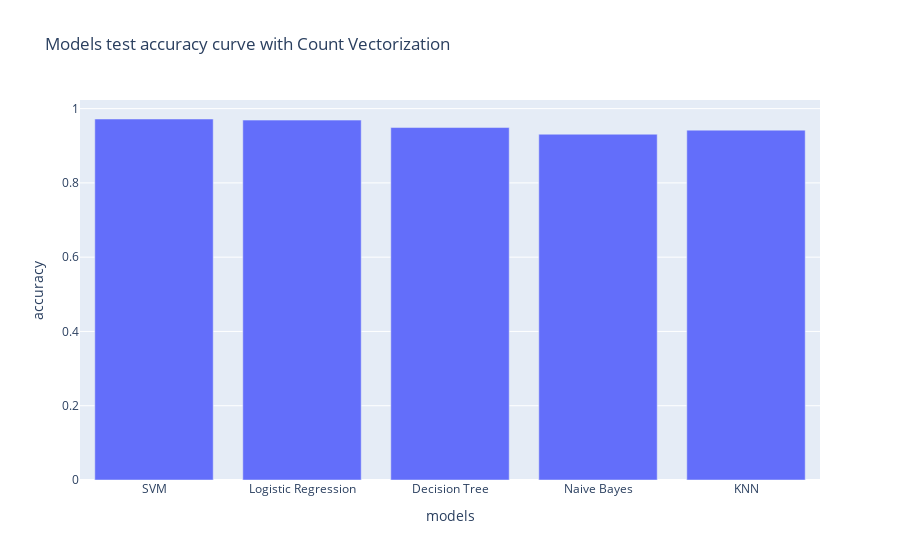

Notebook source saved alongside this figure:
### Code cell
px.bar(x=y_data,y=x_data,title="Models test accuracy curve with Count Vectorization",labels={'x':'models','y':'accuracy'})

### Figure 1 — Plotly figure (JSON) as saved in the notebook; plotly's stock layout.template omitted (floating-point values rounded to 4 significant figures)
{"data": [{"alignmentgroup": "True", "hovertemplate": "models=%{x}<br>accuracy=%{y}<extra></extra>", "legendgroup": "", "marker": {"color": "#636efa", "pattern": {"shape": ""}}, "name": "", "offsetgroup": "", "orientation": "v", "showlegend": false, "textposition": "auto", "type": "bar", "x": ["SVM", "Logistic Regression", "Decision Tree", "Naive Bayes", "KNN"], "xaxis": "x", "y": [0.972, 0.969, 0.949, 0.931, 0.942], "yaxis": "y"}], "layout": {"barmode": "relative", "legend": {"tracegroupgap": 0}, "title": {"text": "Models test accuracy curve with Count Vectorization"}, "xaxis": {"anchor": "y", "domain": [0, 1], "title": {"text": "models"}}, "yaxis": {"anchor": "x", "domain": [0, 1], "title": {"text": "accuracy"}}}}
